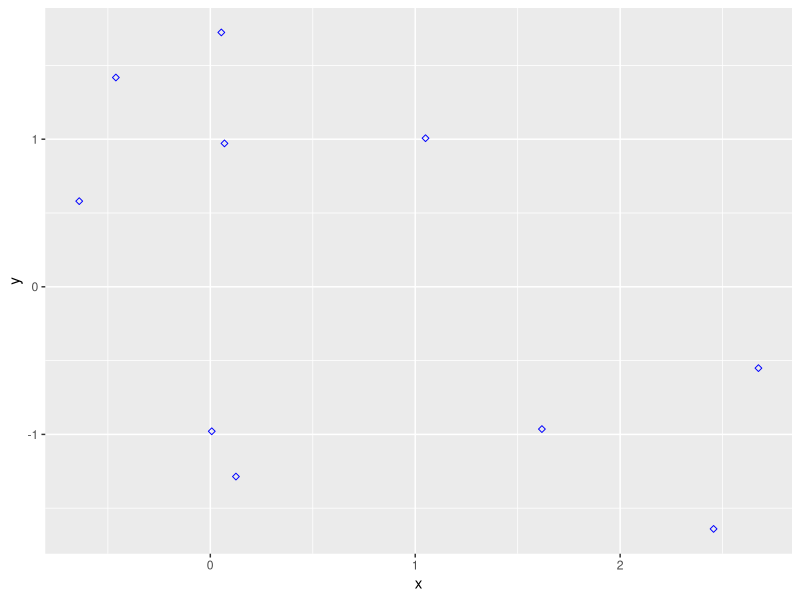
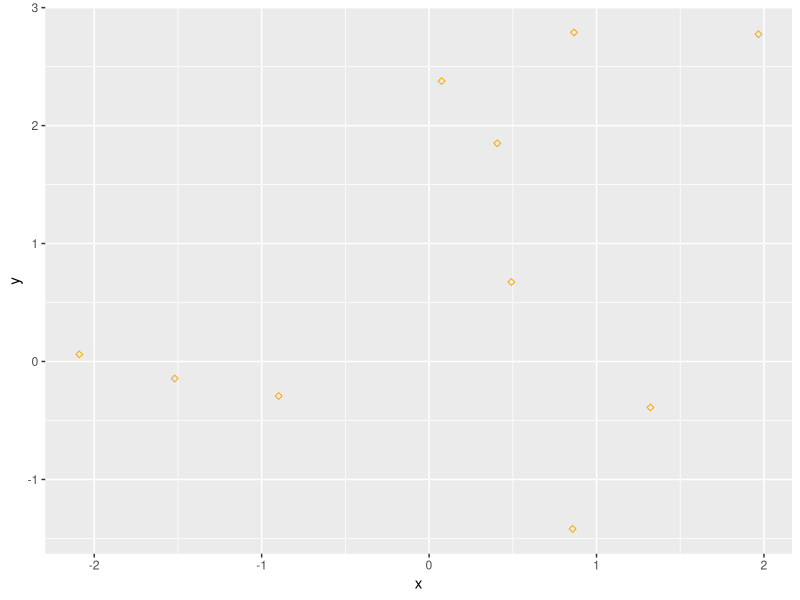
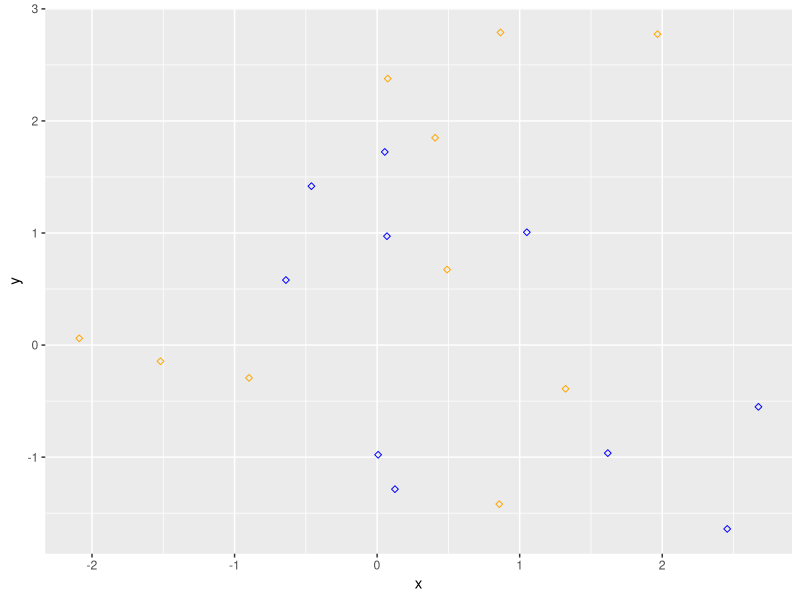
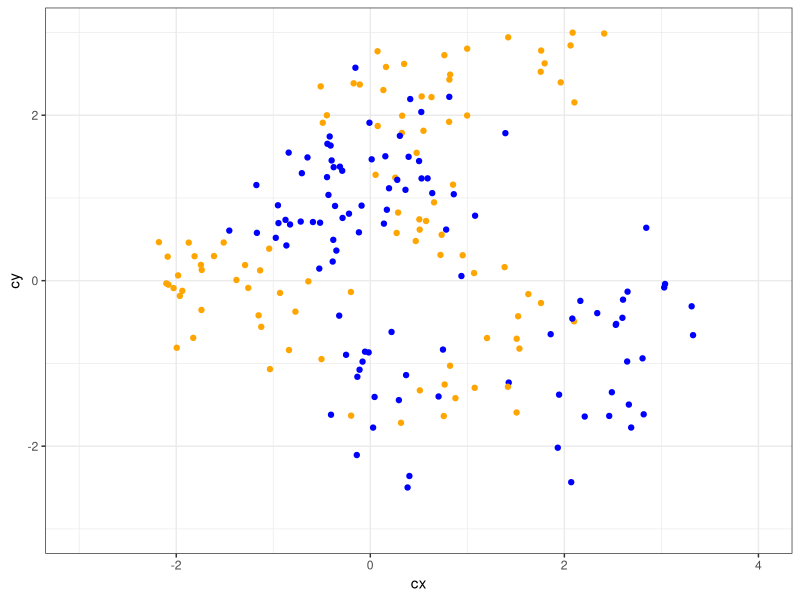
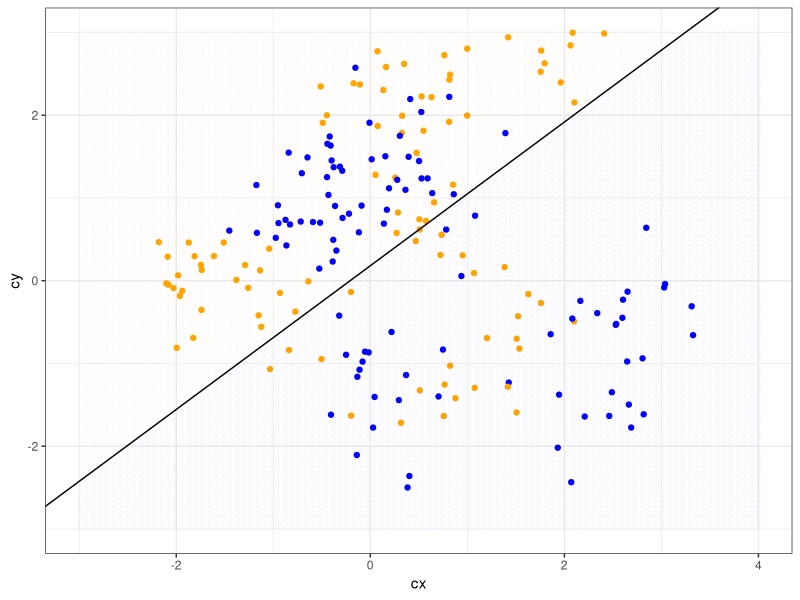
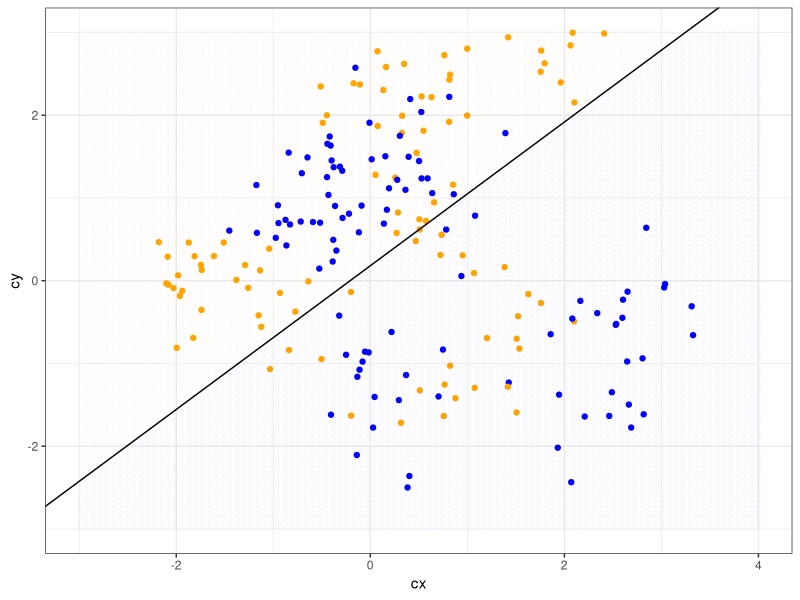

The R source for these figures, in order:

"
Problem 2
Author: Md Salman Rahman
Course: MATH 6333 Statistical Learning
Course Instructor: Dr. Tamer Oraby
Homework: The code in the file K-fold_CV_LR.R performs cross validation of the linear regression
model presented in Lab 1-R.R and discussed in problem 1. In that code, we carry out
Leave-one-out-cross-validation and 5-fold cross validation. There are, however, 8
mistakes and errors in the syntax that render the code dysfunctional. Fix those mistakes
and run the code along with the file Lab 1 - R.R
"




library("MASS")
library("ggplot2")

mean_blue<-mvrnorm(n=10,c(1,0),diag(2))
is.matrix(mean_blue)
nrow(mean_blue)
DF_mean_blue<-as.data.frame(mean_blue)
colnames(DF_mean_blue)<-c('cx','cy')

p1=ggplot(DF_mean_blue,aes(x= cx, y=cy ))+
  geom_point(colour="blue",shape=23)+
  xlab('x')+
  ylab('y')
p1


mean_orange<-mvrnorm(n=10,c(0,1),diag(2))
DF_mean_orange<-as.data.frame(mean_orange)
colnames(DF_mean_orange)<-c('cx','cy')

p2=ggplot(DF_mean_orange,aes(x= cx, y=cy ))+
  geom_point(colour="orange",shape=23)+
  xlab('x')+
  ylab('y')
p2

p3=p1+
  geom_point(data=DF_mean_orange,aes(x= cx, y=cy ),colour="orange",shape=23)
p3

N=200

data_blue<-replicate(n=N/2 , c(mvrnorm(n=1,mean_blue[sample(nrow(mean_blue),1), ],diag(2)/5),0))
data_blue<-t(data_blue)

data_orange<-replicate(n=N/2 , c(mvrnorm(n=1,mean_orange[sample(nrow(mean_orange),1), ],diag(2)/5),1))
data_orange<-t(data_orange)

mix_data<-rbind(data_blue,data_orange)

DF_mix_data<-as.data.frame(mix_data)
colnames(DF_mix_data)<-c('cx','cy','Y')
rownames(DF_mix_data)<-c()

DF_mix_data<-DF_mix_data[sample(nrow(DF_mix_data)), ]
rownames(DF_mix_data)<-c()

p4=ggplot(DF_mix_data[ ,1:2],aes(x=cx,y=cy))+
  geom_point(colour= ifelse( DF_mix_data[,3]==1, "orange", "blue"))+
  theme_bw()+xlim(-3,4)+ylim(-3,3)
p4

rm(data_blue,data_orange,DF_mean_blue,DF_mean_orange,mean_blue,mean_orange,mix_data)

## Linear regression for classification

LR<-lm(Y~cx+cy,data=DF_mix_data)
summary(LR)
sum((predict(LR)>.5)+0 == DF_mix_data$Y)/N

(predict(LR,data.frame(cx=c(1.3,1.4),cy=c(2,4)))>.5)+0

beta=coef(LR)

meshpixel=100
x_pixel=seq(-3,4,length=meshpixel)
y_pixel=seq(-3,3,length=meshpixel)
M<-expand.grid(x_pixel,y_pixel)
DF_M<-as.data.frame(M)
colnames(DF_M)<-c('cx','cy')
color_M<-(predict(LR,DF_M)>.5)+0
new_M_LR<-cbind.data.frame(DF_M,color_M)

p5=p4+geom_point(data=new_M_LR[ , 1:2],aes(x=cx,y=cy),
                 colour=ifelse( new_M_LR[ , 3]==1,"orange","blue"),alpha=.01)+
  geom_abline(aes(intercept= (.5-beta[1])/beta[3], slope=-beta[2]/beta[3] ))
p5
ggsave("LRlearn.png",p5)





  






## the following code will perform cross validation of the linear regression model
# we will do Leave-one-out-cross-validation and 5-fold cross validation
# There are 8 mistakes and errors in the code. Fix those mistakes and run the codes
GLR <- glm(Y ~ cx+cy , data = DF_mix_data)  # Linear regression using glm
summary(GLR)

#install.packages("boot")
library(boot)  # bootstrap package to be used for cross validation 
LOOCV<-cv.glm(data=DF_mix_data, GLR)   # Leave-one-out-cross-validation
LOOCV$delta  # gives both regular and bias-adjusted

CV_5<-cv.glm(data=DF_mix_data, GLR, K=5) # 5-fold cross validation
CV_5$delta  # gives both regular and bias-adjusted
